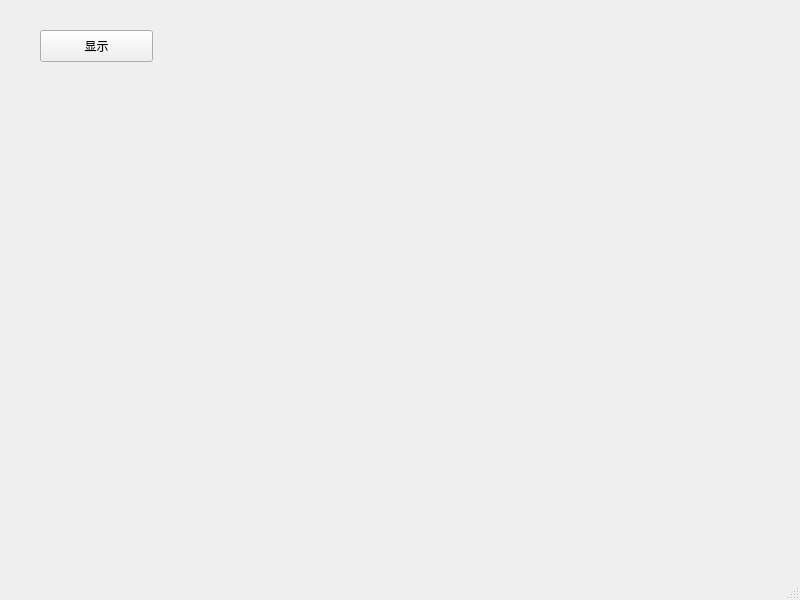
<?xml version="1.0" encoding="UTF-8"?>
<ui version="4.0">
 <class>MainWindow</class>
 <widget class="QMainWindow" name="MainWindow">
  <property name="geometry">
   <rect>
    <x>0</x>
    <y>0</y>
    <width>800</width>
    <height>600</height>
   </rect>
  </property>
  <property name="windowTitle">
   <string>MainWindow</string>
  </property>
  <widget class="QWidget" name="centralwidget">
   <widget class="QPushButton" name="playButton">
    <property name="geometry">
     <rect>
      <x>40</x>
      <y>30</y>
      <width>113</width>
      <height>32</height>
     </rect>
    </property>
    <property name="text">
     <string>显示</string>
    </property>
   </widget>
  </widget>
  <widget class="QMenuBar" name="menubar">
   <property name="geometry">
    <rect>
     <x>0</x>
     <y>0</y>
     <width>800</width>
     <height>24</height>
    </rect>
   </property>
  </widget>
  <widget class="QStatusBar" name="statusbar"/>
 </widget>
 <resources/>
 <connections/>
</ui>
